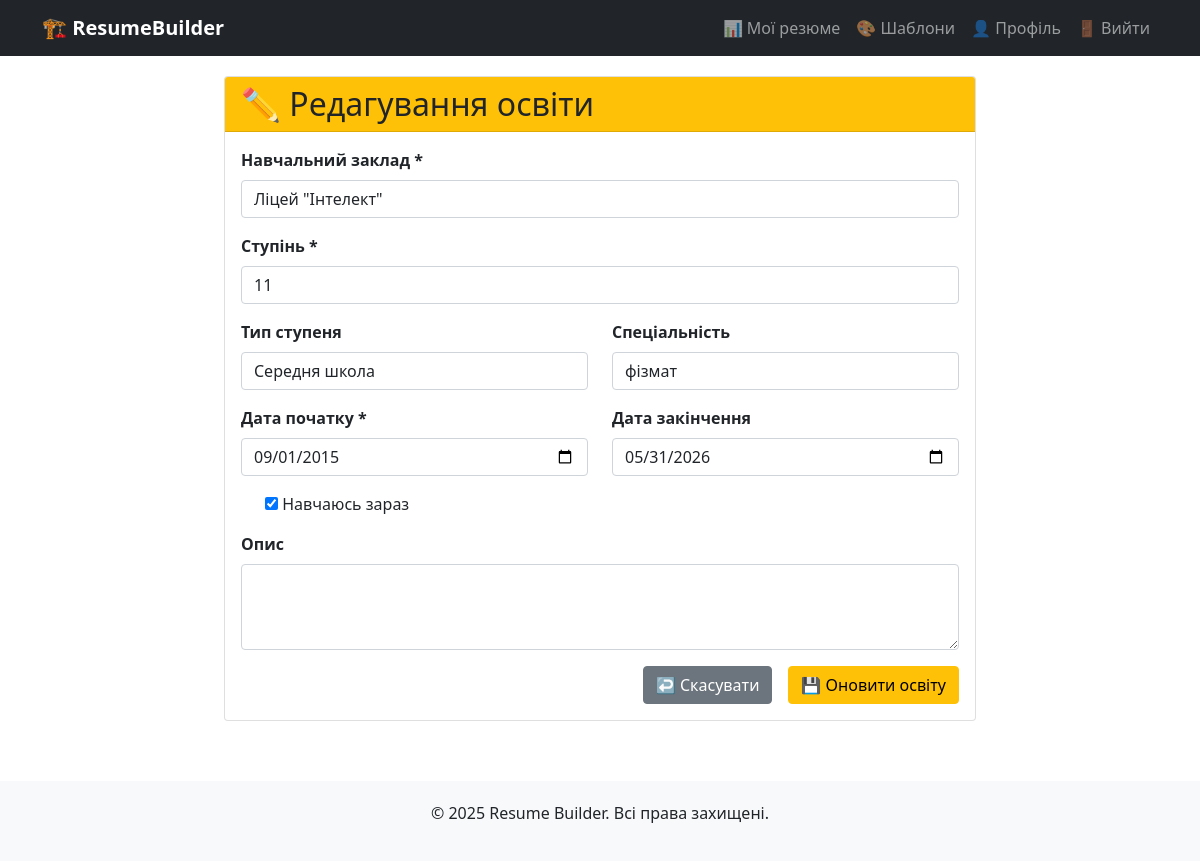
The app's page /education/2/edit/ (signed in) with its own data.
### resumes/models.py (models this page shows, shortened)
class Education(models.Model):
    DEGREE_TYPES = [
        ('high_school', 'Середня школа'),
        ('bachelor', 'Бакалавр'),
        ('master', 'Магістр'),
        ('phd', 'Доктор наук'),
        ('certificate', 'Сертифікат'),
        ('other', 'Інше'),
    ]
    resume = models.ForeignKey(
        Resume,
        on_delete=models.CASCADE,
        related_name='education',
        verbose_name="Резюме"
    )
    institution = models.CharField(
        max_length=200,
        verbose_name="Навчальний заклад"
    )
    degree = models.CharField(
        max_length=100,
        verbose_name="Ступінь"
    )
    degree_type = models.CharField(
        max_length=20,
        choices=DEGREE_TYPES,
        default='bachelor',
        verbose_name="Тип ступеня"
    )
    field_of_study = models.CharField(
        max_length=100,
        verbose_name="Спеціальність"
    )
    start_date = models.DateField(
        verbose_name="Дата початку"
    )
    end_date = models.DateField(
        null=True,
        blank=True,
        verbose_name="Дата закінчення"
    )
    currently_studying = models.BooleanField(
        default=False,
        verbose_name="Навчаюсь зараз"
    )
    description = models.TextField(
        blank=True,
        verbose_name="Опис"
    )

### resumes/views.py (the view)
# urls.py: path('education/<int:education_id>/edit/', views.edit_education, name='edit_education'),
@login_required
def edit_education(request, education_id):
    education = get_object_or_404(Education, id=education_id, resume__user=request.user)
    if request.method == 'POST':
        form = EducationForm(request.POST, instance=education)
        if form.is_valid():
            form.save()
            return redirect('dashboard')
    else:
        form = EducationForm(instance=education)
    return render(request, 'resumes/edit_education.html', {'form': form, 'education': education})

### resumes/forms.py
class EducationForm(forms.ModelForm):
    class Meta:
        model = Education
        fields = ['institution', 'degree', 'degree_type', 'field_of_study',
                 'start_date', 'end_date', 'currently_studying', 'description']
        widgets = {
            'institution': forms.TextInput(attrs={'class': 'form-control'}),
            'degree': forms.TextInput(attrs={'class': 'form-control'}),
            'degree_type': forms.Select(attrs={'class': 'form-control'}),
            'field_of_study': forms.TextInput(attrs={'class': 'form-control'}),
            'start_date': forms.DateInput(attrs={'class': 'form-control', 'type': 'date'}),
            'end_date': forms.DateInput(attrs={'class': 'form-control', 'type': 'date'}),
            'description': forms.Textarea(attrs={'class': 'form-control', 'rows': 3}),
        }

### templates/resumes/edit_education.html (shortened to what this page needs)
{% extends 'base.html' %}
{% block content %}
<div class="row justify-content-center">
    <div class="col-md-8">
        <div class="card">
            <div class="card-header bg-warning text-dark">
                <h2 class="mb-0">✏️ Редагування освіти</h2>
            </div>
            <div class="card-body">
                <form method="post">
                    <div class="mb-3">
                        <label class="form-label fw-bold">Навчальний заклад *</label>
                        {{ form.institution }}
                    </div>
                    <div class="mb-3">
                        <label class="form-label fw-bold">Ступінь *</label>
                        {{ form.degree }}
                    </div>
                    <div class="row">
                        <div class="col-md-6">
                            <div class="mb-3">
                                <label class="form-label fw-bold">Тип ступеня</label>
                                {{ form.degree_type }}
                            </div>
                        </div>
                        <div class="col-md-6">
                            <div class="mb-3">
                                <label class="form-label fw-bold">Спеціальність</label>
                                {{ form.field_of_study }}
                            </div>
                        </div>
                    </div>
                    <div class="row">
                        <div class="col-md-6">
                            <div class="mb-3">
                                <label class="form-label fw-bold">Дата початку *</label>
                                {{ form.start_date }}
                            </div>
                        </div>
                        <div class="col-md-6">
                            <div class="mb-3">
                                <label class="form-label fw-bold">Дата закінчення</label>
                                {{ form.end_date }}
                            </div>
                        </div>
                    </div>
                    <div class="mb-3">
                        <div class="form-check">
                            {{ form.currently_studying }}
                            <label class="form-check-label">Навчаюсь зараз</label>
                        </div>
                    </div>
                    <div class="mb-3">
                        <label class="form-label fw-bold">Опис</label>
                        {{ form.description }}
                    </div>
                    <div class="d-grid gap-2 d-md-flex justify-content-md-end">
                        <a href="{% url 'dashboard' %}" class="btn btn-secondary me-md-2">↩️ Скасувати</a>
                        <button type="submit" class="btn btn-warning">💾 Оновити освіту</button>
                    </div>
                </form>
            </div>
        </div>
    </div>
</div>
{% endblock %}

### records on screen
Education: institution "Ліцей \"Інтелект\"", degree "11", degree_type "Середня школа", field_of_study "фізмат", start_date "09/01/2015", end_date "05/31/2026", currently_studying "☑"
